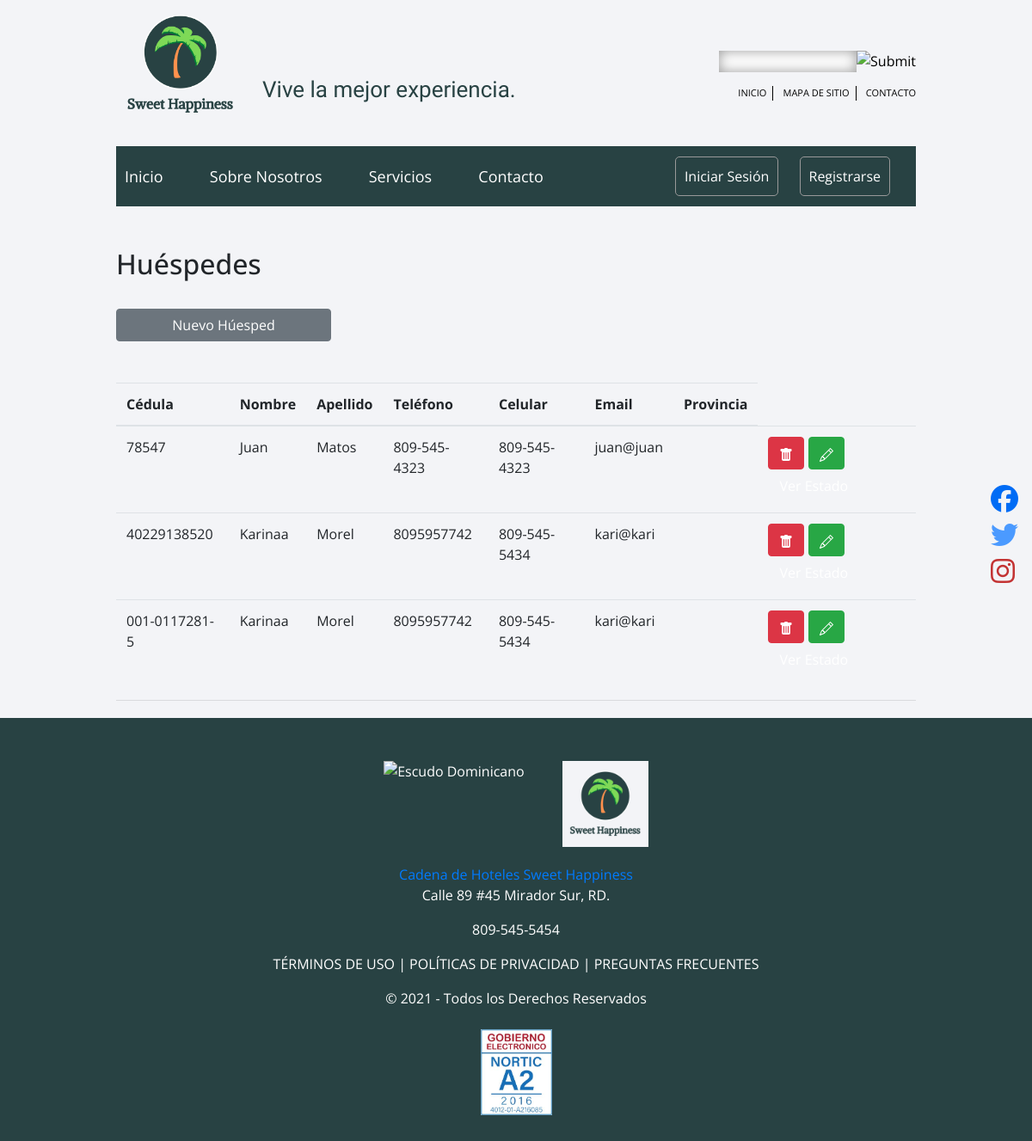
Page /gestionarHuespedes.php on the earlier database version.
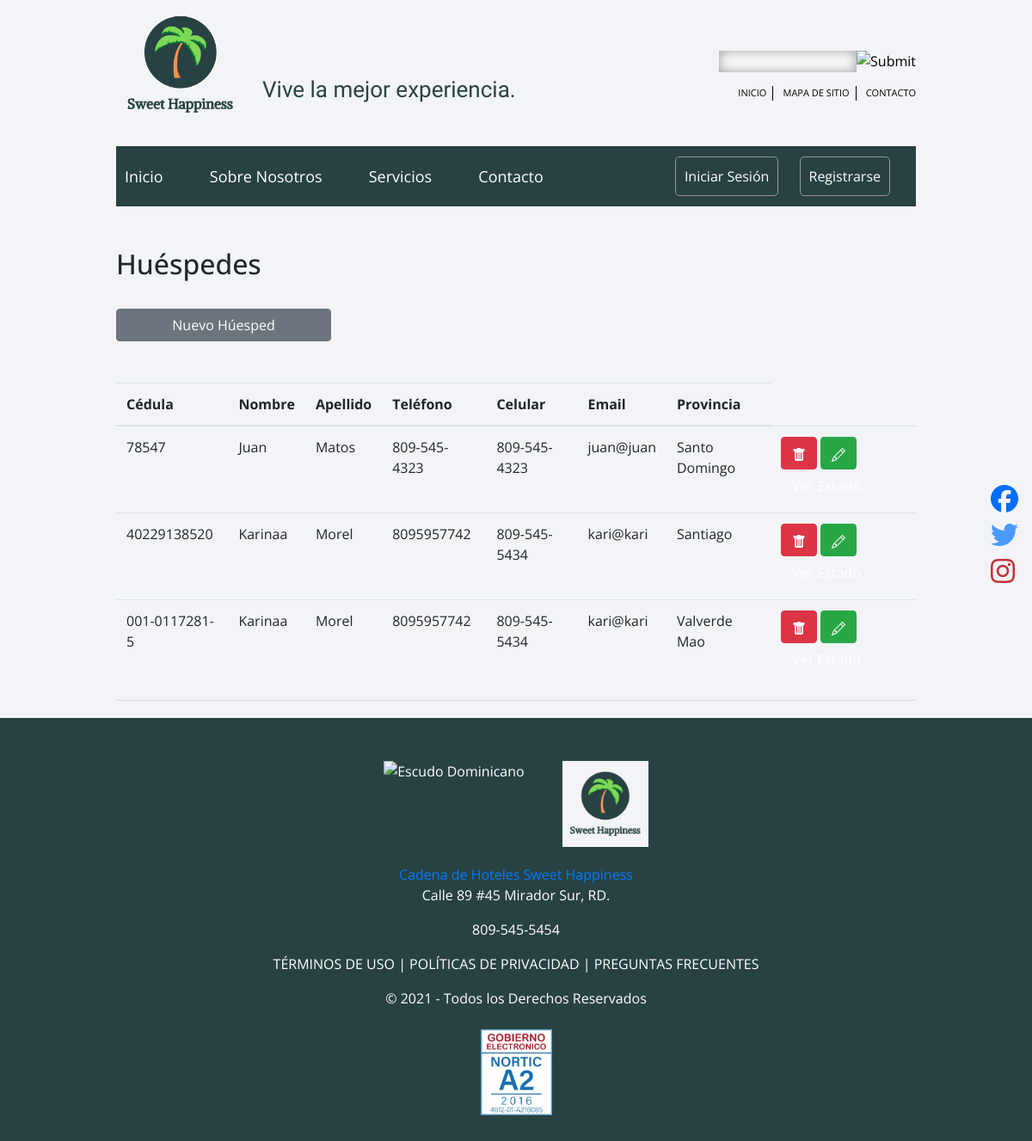
Same page on the later database version.
### tables this page shows
CREATE TABLE `reservadores_huesped` (
  `id` int(11) NOT NULL,
  `cédula` varchar(13) NOT NULL,
  `provincia` varchar(50) NOT NULL,
  `nombre` varchar(13) NOT NULL,
  `apellido` varchar(13) NOT NULL,
  `teléfono` varchar(15) NOT NULL,
  `celular` varchar(15) NOT NULL,
  `correo` varchar(18) NOT NULL,
  `contraseña` varchar(9) NOT NULL,
  `rol` varchar(15) NOT NULL DEFAULT 'huesped'
);

### libs/conexion.php (called while the page is built, shortened)
<?php
    class conexion{
        static $instancia = null;
        function __construct(){
            $this->myCon = mysqli_connect(DB_HOST, DB_USER, DB_PASS, DB_NAME);
        }
        public static function query_array($sql){
            if(self::$instancia == null){
                self::$instancia = new conexion();
            }
            $rs = mysqli_query(self::$instancia->myCon, $sql);
            $final = [];
            while($fila = mysqli_fetch_assoc($rs)){
                $final[] = $fila;
            }
            return $final;
        }
    }

### gestionarHuespedes.php (the view, shortened to what this page needs)
<?php
include('head.php');
 include('redes.php');
?>
<div style="max-width: 80%;" class="container">
<?php  ?> <br> <br>
<div>
 <h2>Huéspedes</h2>
  <a href="register.php" class="btn btn-secondary" style="margin-top:25px; width:250px;color:white;">Nuevo Húesped</a>
  <br> <br><br>
    <table class="table table-hover">
    <thead>
        <tr>
            <th scope="col">Cédula</th>
            <th scope="col">Nombre</th>
            <th scope="col">Apellido</th>
            <th scope="col">Teléfono</th>
            <th scope="col">Celular</th>
            <th scope="col">Email</th>
            <th scope="col">Provincia</th>
        </tr>
    </thead>
    <tbody>
        <?php
            $sql = "SELECT * FROM reservadores_huesped";
            $rs = conexion::query_array($sql);
            foreach($rs as $data)
            {
                echo "
                   <tr>
                      <td>{$data['cédula']}</td>
                      <td>{$data['nombre']}</td>
                      <td>{$data['apellido']}</td>
                      <td>{$data['teléfono']}</td>
                      <td>{$data['celular']}</td>
                      <td>{$data['correo']}</td>
                      <td>{$data['provincia']}</td>
                      <td>
                         <a class='btn btn-danger'href='gestionarHuespedes.php?del={$data['id']}' style='color:white;'>
                         <svg xmlns='http://www.w3.org/2000/svg' width='16' height='16' fill='currentColor' class='bi bi-trash-fill' viewBox='0 0 16 16'>
                            <path d='M2.5 1a1 1 0 0 0-1 1v1a1 1 0 0 0 1 1H3v9a2 2 0 0 0 2 2h6a2 2 0 0 0 2-2V4h.5a1 1 0 0 0 1-1V2a1 1 0 0 0-1-1H10a1 1 0 0 0-1-1H7a1 1 0 0 0-1 1H2.5zm3 4a.5.5 0 0 1 .5.5v7a.5.5 0 0 1-1 0v-7a.5.5 0 0 1 .5-.5zM8 5a.5.5 0 0 1 .5.5v7a.5.5 0 0 1-1 0v-7A.5.5 0 0 1 8 5zm3 .5v7a.5.5 0 0 1-1 0v-7a.5.5 0 0 1 1 0z'/>
                            </svg>
                       </svg>
                         </a>
                         <a href='agregarEmpleado.php?edit={$data['id']}' class='btn btn-success' style='color:white;'>
                            <svg xmlns='http://www.w3.org/2000/svg' width='16' height='16' fill='currentColor' class='bi bi-pencil' viewBox='0 0 16 16'>
                            <path d='M12.146.146a.5.5 0 0 1 .708 0l3 3a.5.5 0 0 1 0 .708l-10 10a.5.5 0 0 1-.168.11l-5 2a.5.5 0 0 1-.65-.65l2-5a.5.5 0 0 1 .11-.168l10-10zM11.207 2.5 13.5 4.793 14.793 3.5 12.5 1.207 11.207 2.5zm1.586 3L10.5 3.207 4 9.707V10h.5a.5.5 0 0 1 .5.5v.5h.5a.5.5 0 0 1 .5.5v.5h.293l6.5-6.5zm-9.761 5.175-.106.106-1.528 3.821 3.821-1.528.106-.106A.5.5 0 0 1 5 12.5V12h-.5a.5.5 0 0 1-.5-.5V11h-.5a.5.5 0 0 1-.468-.325z'/>
                         </a>
                         <a href='agregarEmpleado.php?edit={$data['id']}' class='btn btn-' style='color:white;'>Ver Estado</a>
                      </td>
                   </tr>
                ";
            }
        ?>
    </tbody>
    </table>
   <hr>
   </div>
</div>
</body>
<?php include("footer.php")?>

Differences in the rows shown:
changed reservadores_huesped "Juan": provincia (not shown) → "Santo Domingo"
changed reservadores_huesped: provincia (not shown) → "Santiago"
changed reservadores_huesped: provincia (not shown) → "Valverde Mao"
